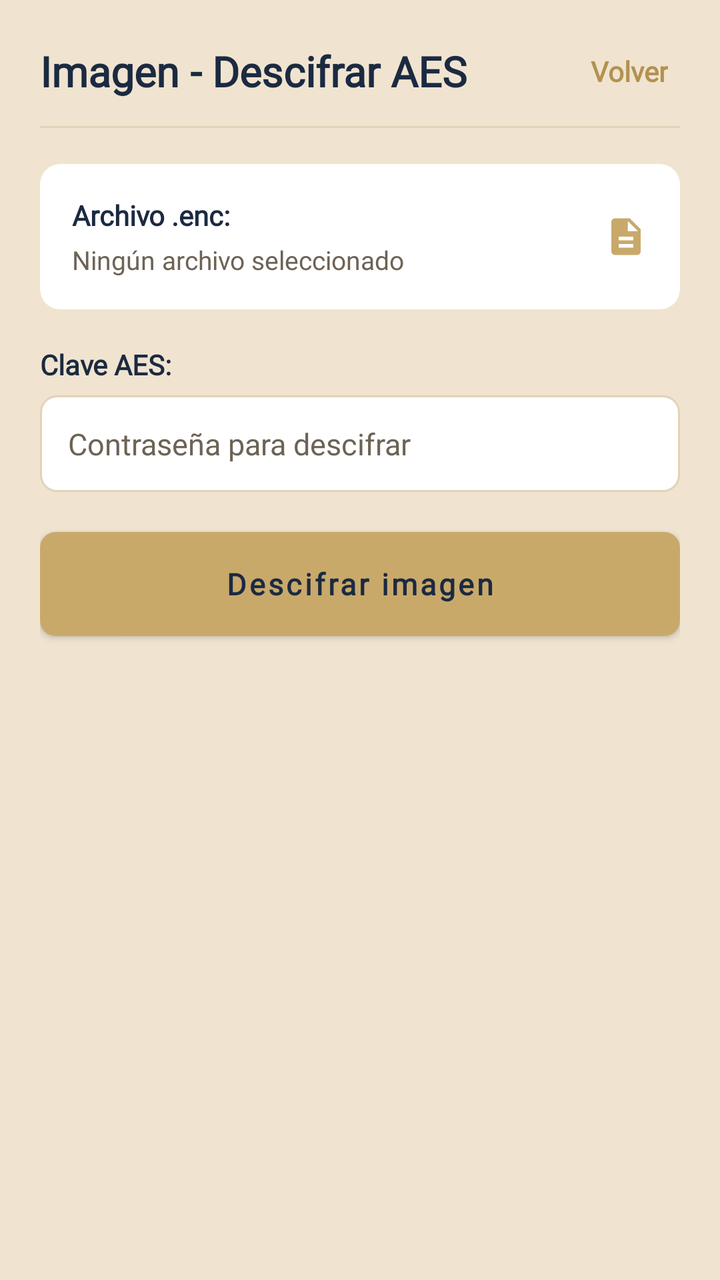
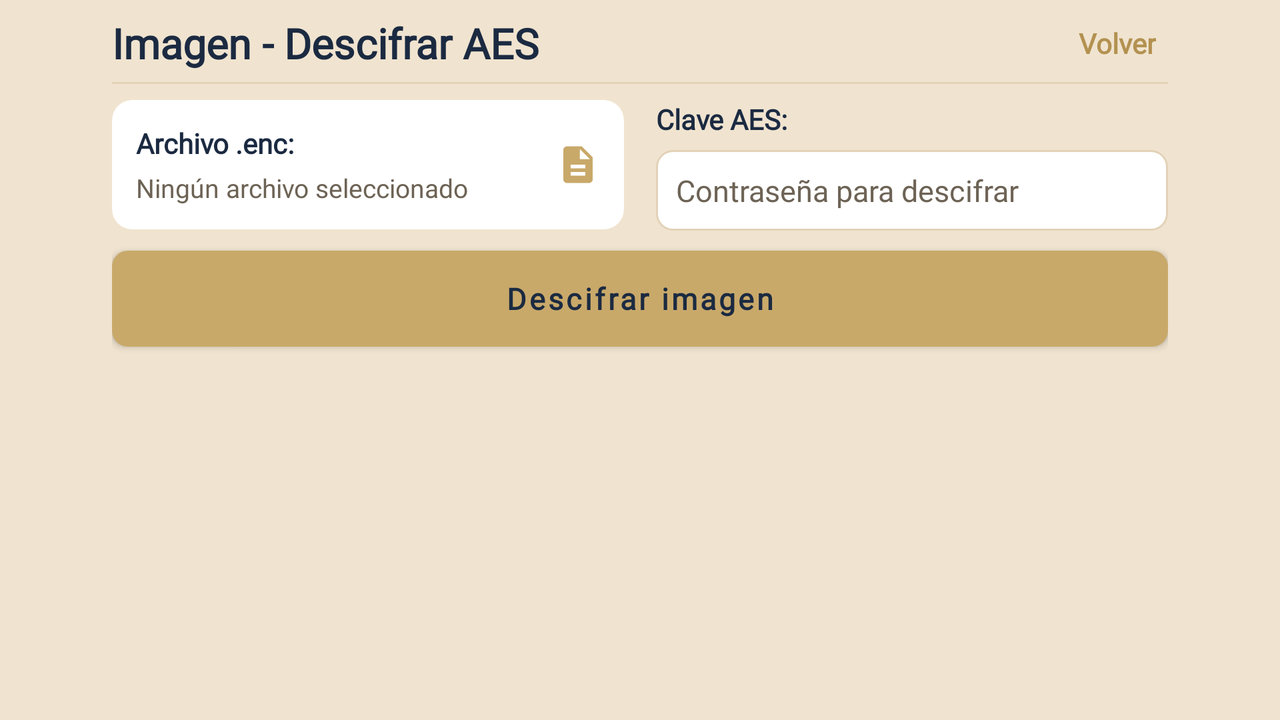

Two renders of one Android screen. The first uses the default layout on a phone; the second uses the alternative layout the repository ships for a different screen configuration, on a matching device. The two XML files are below.
<!-- AndroidManifest.xml: application theme Theme.CipherSprint -->
<!-- res/layout/fragment_image.xml -->
<?xml version="1.0" encoding="utf-8"?>
<ScrollView xmlns:android="http://schemas.android.com/apk/res/android"
    xmlns:app="http://schemas.android.com/apk/res-auto"
    android:layout_width="match_parent"
    android:layout_height="match_parent"
    android:background="@color/cream"
    android:fillViewport="true"
    android:overScrollMode="never"
    android:saveEnabled="false">

    <LinearLayout
        android:layout_width="match_parent"
        android:layout_height="wrap_content"
        android:orientation="vertical"
        android:paddingStart="@dimen/screen_padding_horizontal"
        android:paddingTop="@dimen/screen_padding_vertical"
        android:paddingEnd="@dimen/screen_padding_horizontal"
        android:paddingBottom="@dimen/screen_padding_vertical">

        <LinearLayout
            android:layout_width="match_parent"
            android:layout_height="wrap_content"
            android:gravity="center_vertical"
            android:orientation="horizontal">

            <TextView
                android:layout_width="0dp"
                android:layout_height="wrap_content"
                android:layout_weight="1"
                android:text="@string/image_title"
                android:textColor="@color/navy"
                android:textSize="21sp"
                android:textStyle="bold" />

            <TextView
                android:id="@+id/btnBack"
                android:layout_width="wrap_content"
                android:layout_height="wrap_content"
                android:background="?attr/selectableItemBackground"
                android:clickable="true"
                android:focusable="true"
                android:padding="6dp"
                android:text="@string/back"
                android:textColor="@color/gold_dark"
                android:textSize="14sp"
                android:textStyle="bold" />
        </LinearLayout>

        <View
            android:layout_width="match_parent"
            android:layout_height="1dp"
            android:layout_marginTop="12dp"
            android:layout_marginBottom="18dp"
            android:background="@color/cream_dark" />

        <com.google.android.material.card.MaterialCardView
            android:id="@+id/fileCard"
            android:layout_width="match_parent"
            android:layout_height="wrap_content"
            android:clickable="true"
            android:focusable="true"
            app:cardBackgroundColor="@color/white"
            app:cardCornerRadius="10dp"
            app:cardElevation="0dp"
            app:cardPreventCornerOverlap="false"
            app:rippleColor="@color/cream_dark"
            app:strokeWidth="0dp">

            <LinearLayout
                android:layout_width="match_parent"
                android:layout_height="wrap_content"
                android:gravity="center_vertical"
                android:orientation="horizontal"
                android:padding="16dp">

                <LinearLayout
                    android:layout_width="0dp"
                    android:layout_height="wrap_content"
                    android:layout_weight="1"
                    android:orientation="vertical">

                    <TextView
                        android:layout_width="match_parent"
                        android:layout_height="wrap_content"
                        android:text="@string/image_file_label"
                        android:textColor="@color/navy"
                        android:textSize="14sp"
                        android:textStyle="bold" />

                    <TextView
                        android:id="@+id/tvFileName"
                        android:layout_width="match_parent"
                        android:layout_height="wrap_content"
                        android:layout_marginTop="4dp"
                        android:ellipsize="middle"
                        android:singleLine="true"
                        android:text="@string/image_no_file"
                        android:textColor="@color/muted"
                        android:textSize="13sp" />
                </LinearLayout>

                <ImageView
                    android:layout_width="22dp"
                    android:layout_height="22dp"
                    android:contentDescription="@string/image_select_file"
                    android:src="@drawable/ic_doc"
                    app:tint="@color/gold" />
            </LinearLayout>
        </com.google.android.material.card.MaterialCardView>

        <TextView
            android:layout_width="match_parent"
            android:layout_height="wrap_content"
            android:layout_marginTop="18dp"
            android:layout_marginBottom="6dp"
            android:labelFor="@+id/etClave"
            android:text="@string/image_aes_key_label"
            android:textColor="@color/ink"
            android:textSize="14sp"
            android:textStyle="bold" />

        <EditText
            android:id="@+id/etClave"
            android:layout_width="match_parent"
            android:layout_height="wrap_content"
            android:background="@drawable/bg_input"
            android:fontFamily="@font/inter"
            android:hint="@string/image_aes_key_hint"
            android:importantForAutofill="no"
            android:inputType="textPassword"
            android:padding="14dp"
            android:saveEnabled="false"
            android:textColor="@color/ink"
            android:textColorHint="@color/muted"
            android:textSize="15sp" />

        <com.google.android.material.button.MaterialButton
            android:id="@+id/btnDecryptImage"
            android:layout_width="match_parent"
            android:layout_height="52dp"
            android:layout_marginTop="20dp"
            android:insetTop="0dp"
            android:insetBottom="0dp"
            android:text="@string/btn_decrypt_image"
            android:textAllCaps="false"
            android:textColor="@color/navy"
            android:textSize="15sp"
            android:textStyle="bold"
            app:backgroundTint="@color/gold"
            app:cornerRadius="8dp"
            app:elevation="0dp" />

        <TextView
            android:id="@+id/tvStatus"
            android:layout_width="match_parent"
            android:layout_height="wrap_content"
            android:layout_marginTop="12dp"
            android:accessibilityLiveRegion="polite"
            android:textColor="@color/muted"
            android:textSize="13sp" />

        <com.google.android.material.card.MaterialCardView
            android:id="@+id/previewCard"
            android:layout_width="match_parent"
            android:layout_height="wrap_content"
            android:layout_marginTop="12dp"
            android:visibility="gone"
            app:cardBackgroundColor="@color/white"
            app:cardCornerRadius="10dp"
            app:cardElevation="0dp"
            app:cardPreventCornerOverlap="false"
            app:strokeWidth="0dp">

            <ImageView
                android:id="@+id/ivResult"
                android:layout_width="match_parent"
                android:layout_height="@dimen/image_preview_height"
                android:adjustViewBounds="true"
                android:contentDescription="@string/image_decrypted_desc"
                android:padding="8dp"
                android:scaleType="fitCenter" />
        </com.google.android.material.card.MaterialCardView>

    </LinearLayout>
</ScrollView>
<!-- resources referenced by this layout -->
<resources>
  <color name="cream">#F0E4D0</color>
  <color name="cream_dark">#E3D2B8</color>
  <color name="gold">#C9A96A</color>
  <color name="gold_dark">#B39150</color>
  <color name="ink">#1B2A41</color>
  <color name="muted">#6D6355</color>
  <color name="navy">#1B2A41</color>
  <color name="white">#FFFFFF</color>
  <dimen name="image_preview_height">240dp</dimen>
  <dimen name="screen_padding_horizontal">20dp</dimen>
  <dimen name="screen_padding_vertical">20dp</dimen>
  <!-- drawable bg_input (drawable) -->
  <?xml version="1.0" encoding="utf-8"?>
  <shape xmlns:android="http://schemas.android.com/apk/res/android"
      android:shape="rectangle">
      <solid android:color="@color/white" />
      <corners android:radius="8dp" />
      <stroke
          android:width="1dp"
          android:color="@color/cream_dark" />
  </shape>
  <!-- drawable ic_doc (drawable) -->
  <?xml version="1.0" encoding="utf-8"?>
  <vector xmlns:android="http://schemas.android.com/apk/res/android"
      android:width="24dp"
      android:height="24dp"
      android:viewportWidth="24"
      android:viewportHeight="24">
      <path
          android:fillColor="@color/nav_inactive"
          android:pathData="M14,2H6C4.9,2 4,2.9 4,4v16c0,1.1 0.9,2 2,2h12c1.1,0 2,-0.9 2,-2V8L14,2zM16,18H8v-2h8V18zM16,14H8v-2h8V14zM13,9V3.5L18.5,9H13z" />
  </vector>
  <string name="back">Volver</string>
  <string name="btn_decrypt_image">Descifrar imagen</string>
  <string name="image_aes_key_hint">Contraseña para descifrar</string>
  <string name="image_aes_key_label">Clave AES:</string>
  <string name="image_decrypted_desc">Imagen descifrada</string>
  <string name="image_file_label">Archivo .enc:</string>
  <string name="image_no_file">Ningún archivo seleccionado</string>
  <string name="image_select_file">Seleccionar archivo .enc</string>
  <string name="image_title">Imagen - Descifrar AES</string>
  <style name="Theme.CipherSprint" parent="Theme.MaterialComponents.Light.NoActionBar">
          <item name="colorPrimary">@color/navy</item>
          <item name="colorPrimaryVariant">@color/navy_dark</item>
          <item name="colorSecondary">@color/gold</item>
          <item name="colorSecondaryVariant">@color/gold_dark</item>
          <item name="android:windowBackground">@color/cream</item>
          <item name="android:statusBarColor">@color/navy</item>
          <item name="android:navigationBarColor">@color/navy</item>
          <item name="android:windowLightStatusBar">false</item>
          <item name="android:fontFamily">@font/inter</item>
          <item name="android:forceDarkAllowed">false</item>
          <item name="android:windowNoTitle">true</item>
          <item name="android:windowActionModeOverlay">true</item>
      </style>
  <color name="nav_inactive">#8FA0B5</color>
  <color name="navy_dark">#121E2E</color>
</resources>
<!-- res/layout-land/fragment_image.xml (the repository's variant of the layout above) -->
<!-- drawn on the phone turned sideways -->
<?xml version="1.0" encoding="utf-8"?>
<ScrollView xmlns:android="http://schemas.android.com/apk/res/android"
    xmlns:app="http://schemas.android.com/apk/res-auto"
    android:layout_width="match_parent"
    android:layout_height="match_parent"
    android:background="@color/cream"
    android:fillViewport="true"
    android:overScrollMode="never"
    android:saveEnabled="false">

    <LinearLayout
        android:layout_width="match_parent"
        android:layout_height="wrap_content"
        android:orientation="vertical"
        android:paddingStart="@dimen/screen_padding_horizontal"
        android:paddingTop="@dimen/screen_padding_vertical"
        android:paddingEnd="@dimen/screen_padding_horizontal"
        android:paddingBottom="@dimen/screen_padding_vertical">

        <LinearLayout
            android:layout_width="match_parent"
            android:layout_height="wrap_content"
            android:gravity="center_vertical"
            android:orientation="horizontal">

            <TextView
                android:layout_width="0dp"
                android:layout_height="wrap_content"
                android:layout_weight="1"
                android:text="@string/image_title"
                android:textColor="@color/navy"
                android:textSize="21sp"
                android:textStyle="bold" />

            <TextView
                android:id="@+id/btnBack"
                android:layout_width="wrap_content"
                android:layout_height="wrap_content"
                android:background="?attr/selectableItemBackground"
                android:clickable="true"
                android:focusable="true"
                android:padding="6dp"
                android:text="@string/back"
                android:textColor="@color/gold_dark"
                android:textSize="14sp"
                android:textStyle="bold" />
        </LinearLayout>

        <View
            android:layout_width="match_parent"
            android:layout_height="1dp"
            android:layout_marginTop="4dp"
            android:layout_marginBottom="8dp"
            android:background="@color/cream_dark" />

        <LinearLayout
            android:layout_width="match_parent"
            android:layout_height="wrap_content"
            android:baselineAligned="false"
            android:orientation="horizontal">

            <com.google.android.material.card.MaterialCardView
                android:id="@+id/fileCard"
                android:layout_width="0dp"
                android:layout_height="wrap_content"
                android:layout_weight="1"
                android:clickable="true"
                android:focusable="true"
                app:cardBackgroundColor="@color/white"
                app:cardCornerRadius="10dp"
                app:cardElevation="0dp"
                app:cardPreventCornerOverlap="false"
                app:rippleColor="@color/cream_dark"
                app:strokeWidth="0dp">

                <LinearLayout
                    android:layout_width="match_parent"
                    android:layout_height="wrap_content"
                    android:gravity="center_vertical"
                    android:orientation="horizontal"
                    android:padding="12dp">

                    <LinearLayout
                        android:layout_width="0dp"
                        android:layout_height="wrap_content"
                        android:layout_weight="1"
                        android:orientation="vertical">

                        <TextView
                            android:layout_width="match_parent"
                            android:layout_height="wrap_content"
                            android:text="@string/image_file_label"
                            android:textColor="@color/navy"
                            android:textSize="14sp"
                            android:textStyle="bold" />

                        <TextView
                            android:id="@+id/tvFileName"
                            android:layout_width="match_parent"
                            android:layout_height="wrap_content"
                            android:layout_marginTop="4dp"
                            android:ellipsize="middle"
                            android:singleLine="true"
                            android:text="@string/image_no_file"
                            android:textColor="@color/muted"
                            android:textSize="13sp" />
                    </LinearLayout>

                    <ImageView
                        android:layout_width="22dp"
                        android:layout_height="22dp"
                        android:contentDescription="@string/image_select_file"
                        android:src="@drawable/ic_doc"
                        app:tint="@color/gold" />
                </LinearLayout>
            </com.google.android.material.card.MaterialCardView>

            <LinearLayout
                android:layout_width="0dp"
                android:layout_height="wrap_content"
                android:layout_marginStart="16dp"
                android:layout_weight="1"
                android:orientation="vertical">

                <TextView
                    android:layout_width="match_parent"
                    android:layout_height="wrap_content"
                    android:layout_marginBottom="6dp"
                    android:labelFor="@+id/etClave"
                    android:text="@string/image_aes_key_label"
                    android:textColor="@color/ink"
                    android:textSize="14sp"
                    android:textStyle="bold" />

                <EditText
                    android:id="@+id/etClave"
                    android:layout_width="match_parent"
                    android:layout_height="wrap_content"
                    android:background="@drawable/bg_input"
                    android:fontFamily="@font/inter"
                    android:hint="@string/image_aes_key_hint"
                    android:importantForAutofill="no"
                    android:inputType="textPassword"
                    android:padding="10dp"
                    android:saveEnabled="false"
                    android:textColor="@color/ink"
                    android:textColorHint="@color/muted"
                    android:textSize="15sp" />
            </LinearLayout>
        </LinearLayout>

        <com.google.android.material.button.MaterialButton
            android:id="@+id/btnDecryptImage"
            android:layout_width="match_parent"
            android:layout_height="48dp"
            android:layout_marginTop="10dp"
            android:insetTop="0dp"
            android:insetBottom="0dp"
            android:text="@string/btn_decrypt_image"
            android:textAllCaps="false"
            android:textColor="@color/navy"
            android:textSize="15sp"
            android:textStyle="bold"
            app:backgroundTint="@color/gold"
            app:cornerRadius="8dp"
            app:elevation="0dp" />

        <TextView
            android:id="@+id/tvStatus"
            android:layout_width="match_parent"
            android:layout_height="wrap_content"
            android:layout_marginTop="6dp"
            android:accessibilityLiveRegion="polite"
            android:textColor="@color/muted"
            android:textSize="13sp" />

        <com.google.android.material.card.MaterialCardView
            android:id="@+id/previewCard"
            android:layout_width="match_parent"
            android:layout_height="wrap_content"
            android:layout_marginTop="10dp"
            android:visibility="gone"
            app:cardBackgroundColor="@color/white"
            app:cardCornerRadius="10dp"
            app:cardElevation="0dp"
            app:cardPreventCornerOverlap="false"
            app:strokeWidth="0dp">

            <ImageView
                android:id="@+id/ivResult"
                android:layout_width="match_parent"
                android:layout_height="@dimen/image_preview_height"
                android:adjustViewBounds="true"
                android:contentDescription="@string/image_decrypted_desc"
                android:padding="8dp"
                android:scaleType="fitCenter" />
        </com.google.android.material.card.MaterialCardView>

    </LinearLayout>
</ScrollView>
<!-- resources referenced by the variant -->
<!-- as the phone turned sideways resolves them -->
<resources>
  <color name="cream">#F0E4D0</color>
  <color name="cream_dark">#E3D2B8</color>
  <color name="gold">#C9A96A</color>
  <color name="gold_dark">#B39150</color>
  <color name="ink">#1B2A41</color>
  <color name="muted">#6D6355</color>
  <color name="navy">#1B2A41</color>
  <color name="white">#FFFFFF</color>
  <!-- from res/values-land/ -->
  <dimen name="image_preview_height">140dp</dimen>
  <!-- from res/values-land/ -->
  <dimen name="screen_padding_horizontal">56dp</dimen>
  <!-- from res/values-land/ -->
  <dimen name="screen_padding_vertical">6dp</dimen>
  <!-- drawable bg_input (drawable) -->
  <?xml version="1.0" encoding="utf-8"?>
  <shape xmlns:android="http://schemas.android.com/apk/res/android"
      android:shape="rectangle">
      <solid android:color="@color/white" />
      <corners android:radius="8dp" />
      <stroke
          android:width="1dp"
          android:color="@color/cream_dark" />
  </shape>
  <!-- drawable ic_doc (drawable) -->
  <?xml version="1.0" encoding="utf-8"?>
  <vector xmlns:android="http://schemas.android.com/apk/res/android"
      android:width="24dp"
      android:height="24dp"
      android:viewportWidth="24"
      android:viewportHeight="24">
      <path
          android:fillColor="@color/nav_inactive"
          android:pathData="M14,2H6C4.9,2 4,2.9 4,4v16c0,1.1 0.9,2 2,2h12c1.1,0 2,-0.9 2,-2V8L14,2zM16,18H8v-2h8V18zM16,14H8v-2h8V14zM13,9V3.5L18.5,9H13z" />
  </vector>
  <string name="back">Volver</string>
  <string name="btn_decrypt_image">Descifrar imagen</string>
  <string name="image_aes_key_hint">Contraseña para descifrar</string>
  <string name="image_aes_key_label">Clave AES:</string>
  <string name="image_decrypted_desc">Imagen descifrada</string>
  <string name="image_file_label">Archivo .enc:</string>
  <string name="image_no_file">Ningún archivo seleccionado</string>
  <string name="image_select_file">Seleccionar archivo .enc</string>
  <string name="image_title">Imagen - Descifrar AES</string>
  <style name="Theme.CipherSprint" parent="Theme.MaterialComponents.Light.NoActionBar">
          <item name="colorPrimary">@color/navy</item>
          <item name="colorPrimaryVariant">@color/navy_dark</item>
          <item name="colorSecondary">@color/gold</item>
          <item name="colorSecondaryVariant">@color/gold_dark</item>
          <item name="android:windowBackground">@color/cream</item>
          <item name="android:statusBarColor">@color/navy</item>
          <item name="android:navigationBarColor">@color/navy</item>
          <item name="android:windowLightStatusBar">false</item>
          <item name="android:fontFamily">@font/inter</item>
          <item name="android:forceDarkAllowed">false</item>
          <item name="android:windowNoTitle">true</item>
          <item name="android:windowActionModeOverlay">true</item>
      </style>
  <color name="nav_inactive">#8FA0B5</color>
  <color name="navy_dark">#121E2E</color>
</resources>
